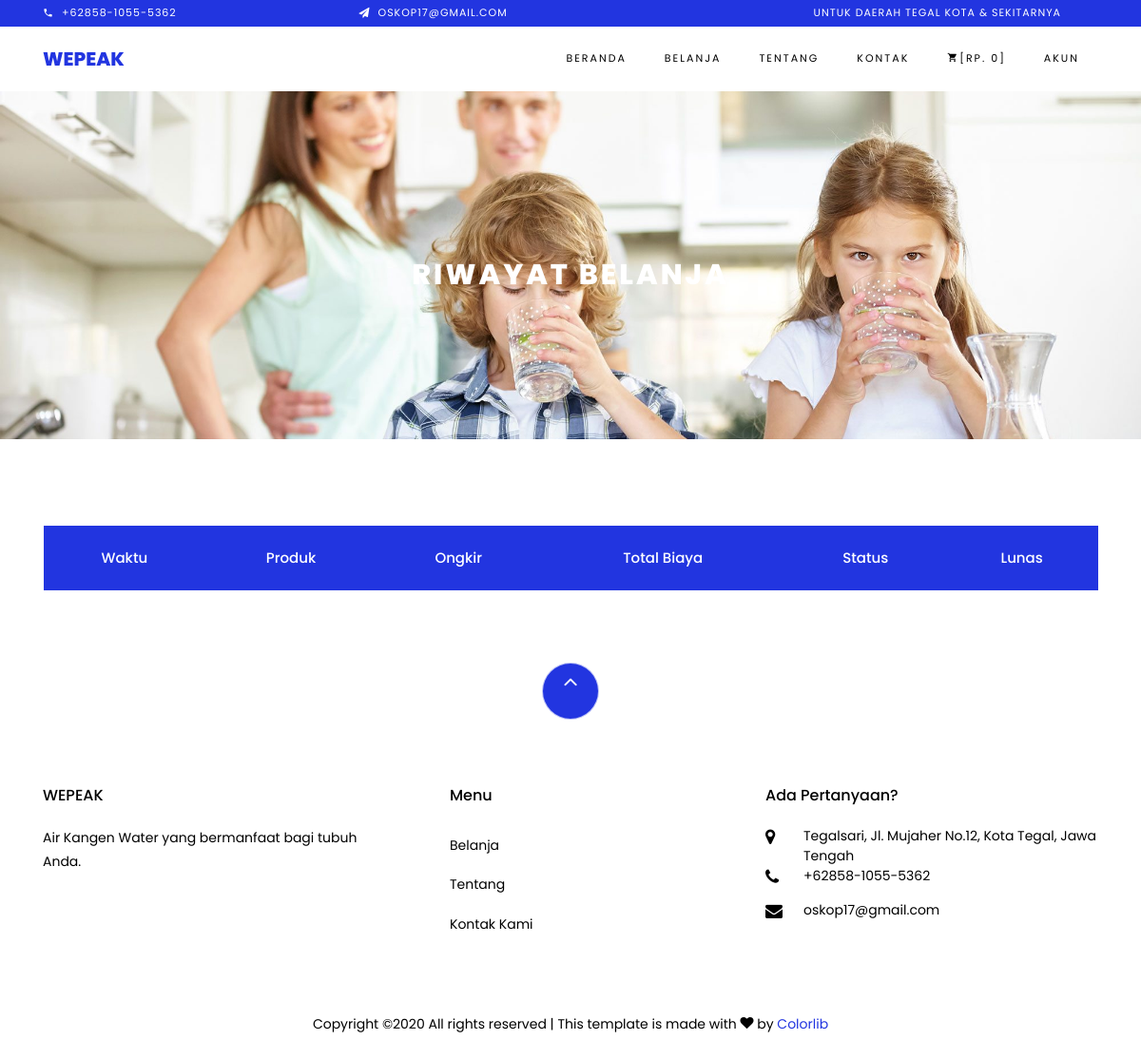
The page /public/?page=history (signed in) on the database as committed earlier.
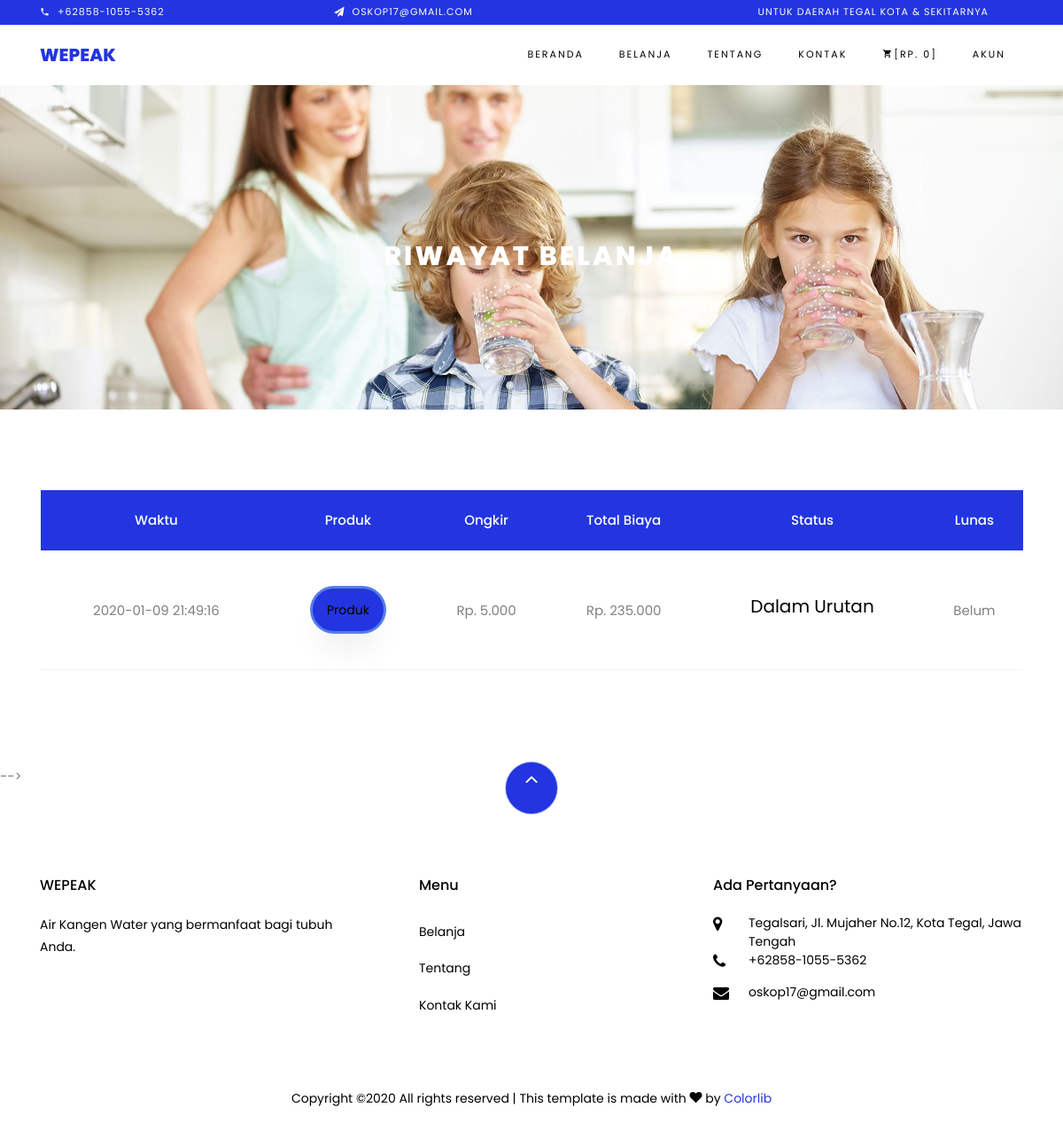
The same page on the database as committed later.
### tables this page shows
CREATE TABLE `transaksi` (
  `id` int(11) NOT NULL,
  `id_user` int(11) NOT NULL,
  `alamat` text NOT NULL,
  `ongkir` float DEFAULT NULL,
  `total` double NOT NULL,
  `status` varchar(15) DEFAULT NULL,
  `lunas` tinyint(1) DEFAULT NULL,
  `created_at` timestamp NOT NULL DEFAULT current_timestamp() ON UPDATE current_timestamp(),
  `update_at` timestamp NOT NULL DEFAULT current_timestamp() ON UPDATE current_timestamp(),
  `delete_at` timestamp NULL DEFAULT NULL
);

### model/keranjang.php (called while the page is built, shortened)
<?php
require_once 'paket.php';
class Keranjang
{
  public $id;
  public $id_user;
  function get_keranjang_pengguna()
  {
    try {
      $con = new PDO('mysql:host=localhost;dbname=wepeak', "root", '');
      $con->setAttribute(PDO::ATTR_ERRMODE, PDO::ERRMODE_EXCEPTION);
      $transaksi = $con->prepare("SELECT * FROM wepeak.transaksi
                                  WHERE delete_at IS NULL AND id_user = :id_user
                                  ORDER BY id DESC");
      $transaksi->bindParam(':id_user', $this->id_user);
      $transaksi->execute();
      $result = $transaksi->fetchAll();
      return $result;
    } catch (\Exception $e) {
      var_dump($e);die;
      return $e;
    }
  }
  function get_idbarang_pengguna()
  {
    try {
      $con = new PDO('mysql:host=localhost;dbname=wepeak', "root", '');
      $con->setAttribute(PDO::ATTR_ERRMODE, PDO::ERRMODE_EXCEPTION);
      $query = "SELECT * FROM wepeak.detail_transaksi WHERE id_transaksi = :id_transaksi";
      $statement = $con->prepare($query);
      $statement->bindParam(':id_transaksi', $this->id);
      $statement->execute();
      $result = $statement->fetchAll();
      return $result;
    } catch (\Exception $e) {
      echo "Koneksi atau query bermasalah: ". $e->getMessage(). "<br/>";
    }
  }
}
 ?>

### model/paket.php (called while the page is built, shortened)
<?php
function get_paket_once($id)
{
  try {
    $con = new PDO('mysql:host=localhost;dbname=wepeak', "root", '');
    $con->setAttribute(PDO::ATTR_ERRMODE, PDO::ERRMODE_EXCEPTION);
    if (isset($id)) {
      $wadah = $con->prepare("SELECT paket.id, paket.id_satuan, paket.id_wadah, paket.id_air, jenis_air.nama AS air, wadah.jenis AS wadah, paket.banyak AS banyak, satuan.satuan AS satuan, paket.harga, paket.created_at, paket.update_at, paket.delete_at FROM harga_satuan paket INNER JOIN jenis_air ON paket.id_air=jenis_air.id INNER JOIN wadah ON paket.id_wadah=wadah.id INNER JOIN satuan ON paket.id_satuan=satuan.id WHERE paket.delete_at IS NULL AND paket.id=:id");
      $wadah->bindParam(':id', $id);
      $wadah->execute();
      $result = $wadah->fetchAll();
      return $result;
    } else {
      $error = "Ada kesalahan. Disarankan untuk mode debugging";
      echo "Ada kesalahan. Disarankan untuk mode debugging";
      return $error;
    }
  } catch (\Exception $e) {
    echo "Koneksi atau query bermasalah: ". $e->getMessage() . "<br/>";
    die;
  }
}
 ?>

### public/view/contents/histori.php (the view, shortened to what the changed rows need)
<?php
require_once '../model/keranjang.php';
require_once '../model/paket.php';
$keranjang = new Keranjang();
$keranjang->id_user = $_SESSION['id'];
$riwayat = $keranjang->get_keranjang_pengguna();
foreach ($riwayat as $key => $value) {
  $keranjang->id = $value['id'];
  $idBarang = $keranjang->get_idbarang_pengguna();
  $products = [];
  foreach ($idBarang as $keye => $data) {
    $namaPaket = get_paket_once($data['id_harga_satuan'])[0];
    $products[$namaPaket['air']] = ["nama" => $namaPaket['air'] . " " . $namaPaket['banyak'] . $namaPaket['satuan'],
                                    "wadah" => $namaPaket['wadah'],
                                    "harga" => $namaPaket['harga'],
                                    "jumlah" => $data['jumlah'],
                                    "subtotal" => $data['subtotal']
                                  ];
  }
  $riwayat[$key]['produk'] = $products;
}
 ?>
<div class="hero-wrap hero-bread" style="background-image: url('images/bg_1.jpg');">
  <div class="container">
    <div class="row no-gutters slider-text align-items-center justify-content-center">
      <div class="col-md-9 ftco-animate text-center">
        <p class="breadcrumbs"><span class="mr-2"></span></p>
        <h1 class="mb-0 bread">Riwayat Belanja</h1>
      </div>
    </div>
  </div>
</div>
<section class="ftco-section ftco-cart">
  <div class="container">
    <div class="row">
      <div class="col-md-12 ftco-animate">
        <div class="cart-list">
          <table class="table datatable">
            <thead class="thead-primary">
              <tr class="text-center">
                <th>Waktu</th>
                <th>Produk</th>
                <th>Ongkir</th>
                <th>Total Biaya</th>
                <th>Status</th>
                <th>Lunas</th>
              </tr>
            </thead>
            <tbody>
              <?php if (isset($riwayat)): ?>
                <?php foreach ($riwayat as $key => $value): ?>
                  <tr class="text-center transaksiRow" id="<?=$value['id'];?>transaksiShow">
                    <td class="waktuTanggal"><?=$value['created_at'];?></a></td>
                    <td class="buttonModal">
                      <button type="button" class="btn btn-primary buttonProdukCard pl-3 pr-3" id="<?=$value['id'];?>buttonProduk"
                      style="border: 3px solid rgba(137, 196, 244, 0.5) !important;">Produk</button>
                    </td>
                    <td class="biayaOngkir">Rp. <?=number_format($value['ongkir'], 0,',','.');?></td>
                    <td class="totalBiaya">Rp. <?=number_format($value['total'], 0,',','.');?></td>
                    <td class="statusPesanan"><h5><?=$value['status'];?></h5></td>
                    <td class="lunasTransaksi"><?php if($value['lunas'] == 0){echo "Belum";}else{echo "Sudah";} ?></td>
                  </tr>
                <?php endforeach; ?>
                <?php else: ?>
                  <h3 id="keranjangKosong">Riwayat Kosong. Anda dapat membuat pesanan terlebih dahulu.</h3>
              <?php endif; ?>
            </tbody>
          </table>
        </div>
      </div>
    </div>
    </div>
</section>
<!-- <?php foreach ($riwayat as $key => $value): ?>
  <div class="modal fade" id="<?=$value['id'];?>modalProduk" tabindex="-1" role="dialog"
    aria-labelledby="<?=$value['id'];?>modalProduk" aria-hidden="false">
    <div class="modal-dialog" role="document">
      <div class="modal-content">
        <div class="modal-header">
          <h5 class="modal-title" id="<?=$value['id'];?>modalProdukTitle">Produk Yang Dibeli</h5>
          <button type="button" class="close" data-dismiss="modal" aria-label="Close">
            <span aria-hidden="true">&times;</span>
          </button>
        </div>
        <div class="modal-body">
          <?php foreach ($riwayat[$key]['produk'] as $keye => $data): ?>
            <div class="card text-white bg-primary mb-3" style="max-width: 18rem;">
              <div class="card-header">Produk</div>
              <div class="card-body">
                <h5 class="card-title"><?=$data['nama'];?></h5>
                <ul class="list-group list-group-flush">
                  <li class="list-group-item">Wadah <?=$data['wadah'];?></li>
                  <li class="list-group-item">Harga Satuan Rp. <?=number_format($data['harga'], 0, ',', '.');?></li>
                  <li class="list-group-item">Jumlah <?=$data['jumlah'];?></li>
                  <li class="list-group-item">Subtotal Rp. <?=number_format($data['subtotal'], 0, ',', '.');?></li>
                </ul>
              </div>
            </div>
          </div>
          <?php endforeach; ?>
        <div class="modal-footer">
          <button type="button" class="btn btn-secondary" data-dismiss="modal">Tutup</button>
        </div>
      </div>
    </div>
  </div>
<?php endforeach; ?> -->

Rows that differ between the two databases and show on the page:
added transaksi: created_at "2020-01-09 21:49:16", ongkir "5.000", total "235.000", status "Dalam Urutan", lunas "Belum"
